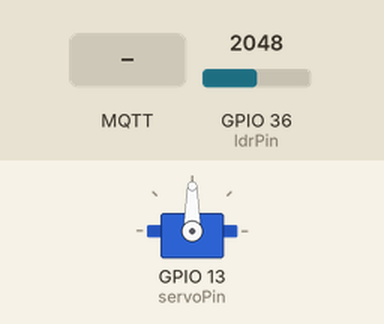
This sketch was run on a simulated ESP32. Parts: servo. The inputs (shaded band) are chosen by the test bench; at power-on: GPIO 36 (ldrPin) = 2048. WiFi joins after 1.5 s; servers stay silent unless stated; no MQTT or app messages arrive unless stated; what the sketch prints to the serial monitor is not drawn.

Above: at 3.2 s.
3.3 s: MQTT message "90" arrives on the second subscribed topic
At 3.75 s:
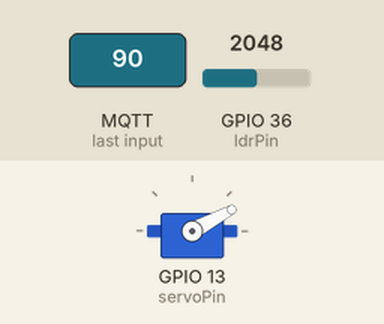
6.3 s: MQTT message "200" arrives on the second subscribed topic
At 8.3 s:
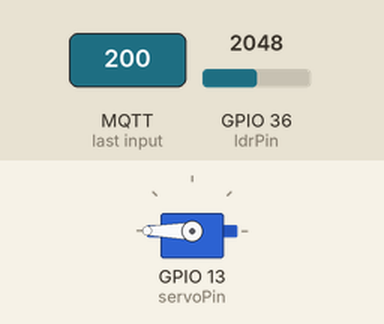
9.3 s: MQTT message "/servo" arrives on the second subscribed topic
At 13.0 s:
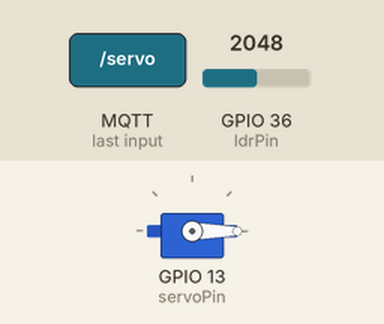
Timing chart, 0 to 14.5 s (numbered marks = the images above; inputs shaded):
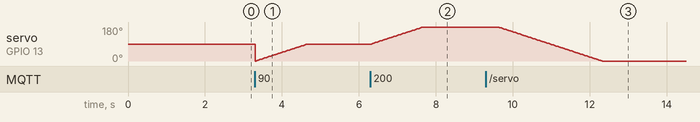

The sketch:

miniProject02MQTT_Final.ino
```cpp
#include <WiFi.h>
#include <MQTT.h>
#include <ESP32Servo.h>

const char ssid[] = "IndihomeMawar";
const char pass[] = "rahasiadong123";

WiFiClient net;
MQTTClient client;
Servo servo;

#define servoPin 13
#define ldrPin 36

int posisiServo = 0;
String LDR_value;
String pesan;

void connect() {
  Serial.print("checking wifi...");
  while (WiFi.status() != WL_CONNECTED) {
    Serial.print(".");
    delay(1000);
  }

  Serial.print("ip add : ");
  Serial.println(WiFi.localIP());

  Serial.println("\nconnecting to Broker...");
  while (!client.connect("esp32KadekLED", "tugasiotmqtt", "Te9jxeASqRg3tO2R")) {
    Serial.println("try to connect mqtt!");
    delay(1000);
  }

  Serial.println("\nconnected!");

  client.subscribe("/perintah");
  client.subscribe("/servo");
}

void messageReceiveServo(String &topic, String &payload) {
  Serial.println("incoming: " + topic + " - " + payload);
  if(topic == "/servo"){
    //region LDR
    LDR_value=analogRead(36);
    pesan = LDR_value;
    Serial.print("Cahaya: ");
    Serial.println(LDR_value);
    client.publish("lux",pesan);

    //region Servo
    int valueInput = payload.toInt();

    if (valueInput > posisiServo ) {
      for (int i = posisiServo ; i < valueInput; i++) {
        servo.write(i);
        delay(15);
      }
      posisiServo = valueInput;
      Serial.println("Posisi Servo: ");
      Serial.println(posisiServo);
    } else if (valueInput < posisiServo && valueInput >= 0) {
      for (int j = posisiServo ; j >= valueInput ; j--) {
        servo.write(j);
        delay(15);
      }
      posisiServo = valueInput;
      Serial.println("Posisi: ");
      Serial.println(posisiServo);
    } else if (posisiServo == valueInput) {
      servo.write(valueInput); //stand still
    }
  }
}


void setup() {
  Serial.begin(115200);
  WiFi.begin(ssid, pass);
  servo.attach(servoPin);
  client.begin("public.cloud.shiftr.io", net);
  client.onMessage(messageReceiveServo);

  connect();
}

void loop() {
  client.loop();
  delay(10);  // <- fixes some issues with WiFi stability

  if (!client.connected()) {
    connect();
  }
}
```

Measured:
- after the input at 6.3 s, servo on GPIO 13 (servoPin): moves from 89° to 180° over 1.4 s, starting at once
- after the input at 9.3 s, servo on GPIO 13 (servoPin): moves from 180° to 0° over 2.7 s, starting after 0.32 s
